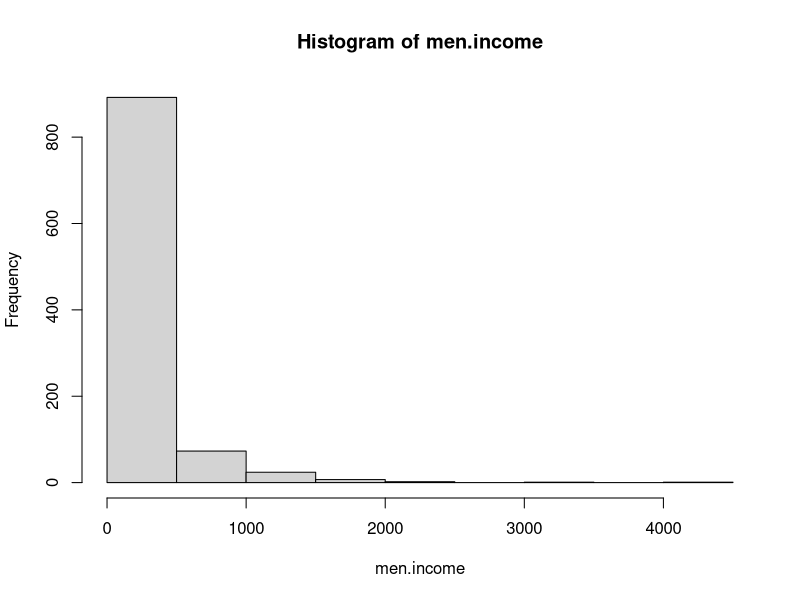
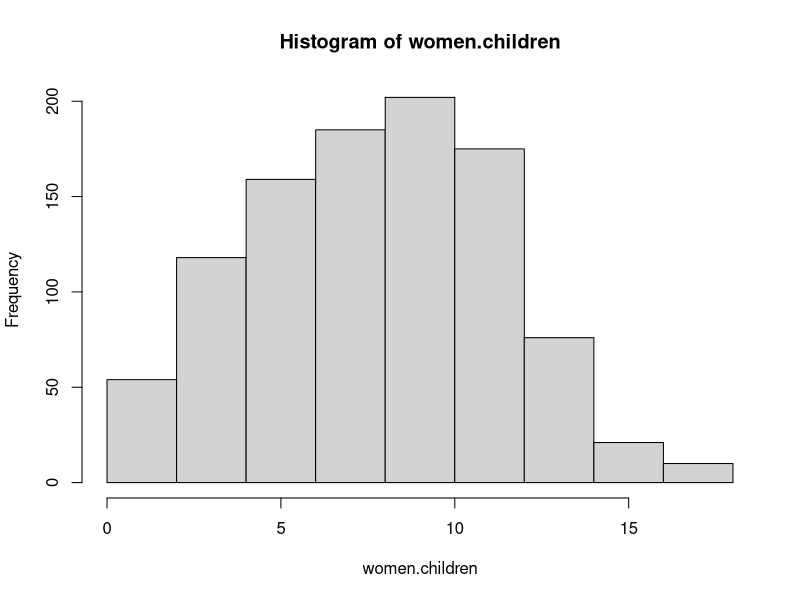
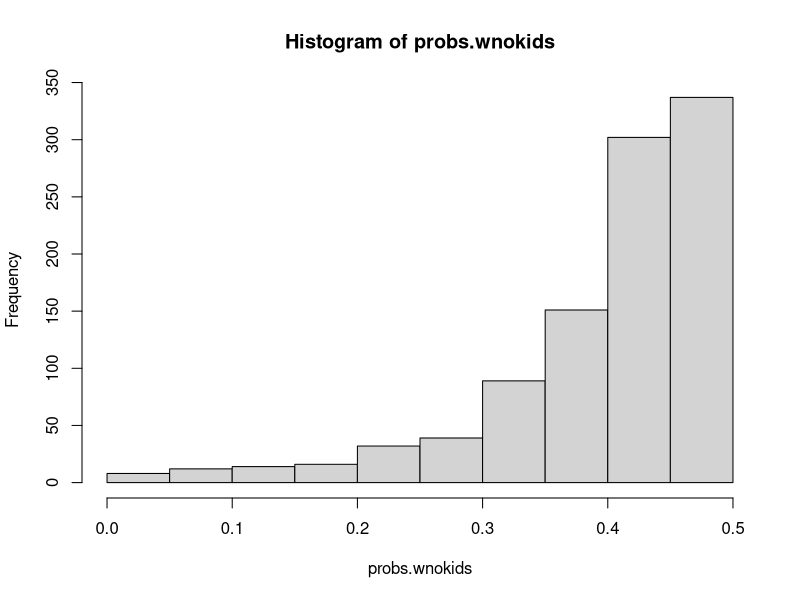
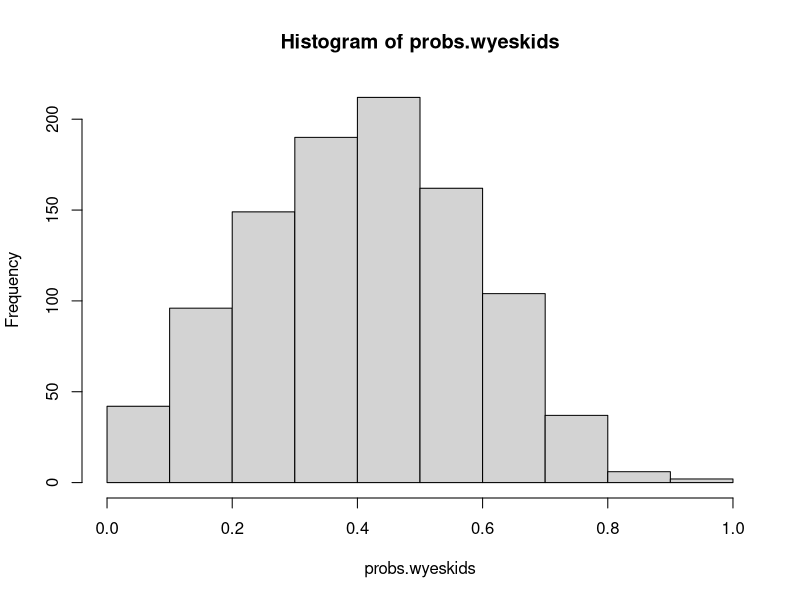

Recreate these plots in R, in order. (Note: this script raises an error after producing the figures.)
storage.vector <- NA
vector.people <- c(0.68,0.42,0.73,0.79,0.63,0.4,0.38,0.44,0.41)

# Function that assigns treatment/control depending on 
# propensity scores (assignment probabilities)
experiment <- function(vector.of.probabilities = NULL) {
  k = 1
  for (i in 1:length(vector.of.probabilities)) {
    if(
      sample(x = c(1,0), size = 1, prob = c(vector.of.probabilities[i], 
                                            1 - vector.of.probabilities[i])) == 1) {
      storage.vector[k] <- i
      k = k + 1
    }
  }
  return(list(treated.units = storage.vector, 
              control.units = (1:(length(vector.of.probabilities)))[-storage.vector]))
}
#prob is showing the probability of treatment on the left side, and probability of control on the other side.
#Since they are not evenly matched, it differs, so higher on left means higher chance of treatment.
#higher weight of being sampled as 1

set.seed(12345)
men.income <- round(abs(exp(rnorm(1000, 5, 1))))
women.children <- round(sqrt(abs((rnorm(1000, 12, 100)))))

min(men.income)
max(men.income)
hist(men.income)

min(women.children)
max(women.children)
hist(women.children)

experiment(vector.of.probabilities = vector.people)
?sample


# 7.2 Class
set.seed(123)
nokids.income <- round(abs(exp(rnorm(1000, 5, 1))))
kids.hhsize <- round(sqrt(abs(rnorm(1000, 12, 100))) + .3)
max(nokids.income)
max(kids.hhsize)
probs.wnokids <- 0.5*((((max(nokids.income) + 100) -
                          nokids.income)/(max(nokids.income) + 100))^4)
#people with less income are assigned to treatment

hist(probs.wnokids)
summary(probs.wnokids)

probs.wnokids
probs.wyeskids <- kids.hhsize/(max(kids.hhsize) + 1)
#people with more children are assigned to treatment

probs.wyeskids
hist(probs.wyeskids)
summary(probs.wyeskids)



# Install the Matching package if you have not done so already
install.packages("Matching")

# Load the Matching library
library(Matching)

# Load lalonde data set, and name it "foo"
foo <- data(lalonde)

# Recall that this "lalonde" data set identifies treatment & control groups (the "treat" variable)
?Match
# Open the help file associated with the "Match" function. (How?) (Do capitalize the word "Match".)

# Scroll down the help file page to the "Examples" section.

# Follow along until you get to the "glm1" line -- run it (actually 3 lines b/c it's long)
# Then, type the following:
glm1$fitted.values

# What does "glm1$fitted.values" show you? - probability of treatment assignment (propensity score)

# Plot the histogram of these values (figure out how).

# Then, define the values SEPARATELY for treated units and control units. How?
# Plot them SEPARATELY, if you can, and compare them.


##Extra credit: Bootstrap confidence intervals for the random forest results.
#I decided to do a bootstrap that would give confidence intervals for the mean of the counterfactual re78.

library(boot)

#for mean of counterfactuals - degree
counterfactuals <- predictnewdegree
sampledrawn <- sample(counterfactuals, 15, replace = FALSE)
boot.mean <- function(data, index){
  return(mean(data[index]))
}

result <- boot(sampledrawn, boot.mean, 10000)
boot.ci(result, type="bca")
summary(result)

sample.mean = mean(sampledrawn) 
sample.se = sd(sampledrawn)/sqrt(length(sampledrawn))
sampleCI = c(sample.mean - 2.15 *sample.se, sample.mean + 2.15*sample.se)  
sampleCI

#for mean of counterfactuals - no degree
counterfactuals <- predictnewnodegree
sampledrawn <- sample(counterfactuals, 15, replace = FALSE)
boot.mean <- function(data, index){
  return(mean(data[index]))
}

result <- boot(sampledrawn, boot.mean, 10000)
boot.ci(result, type="bca")
summary(result)

sample.mean = mean(sampledrawn) 
sample.se = sd(sampledrawn)/sqrt(length(sampledrawn))
sampleCI = c(sample.mean - 2.15*sample.se, sample.mean + 2.15*sample.se) 
sampleCI
